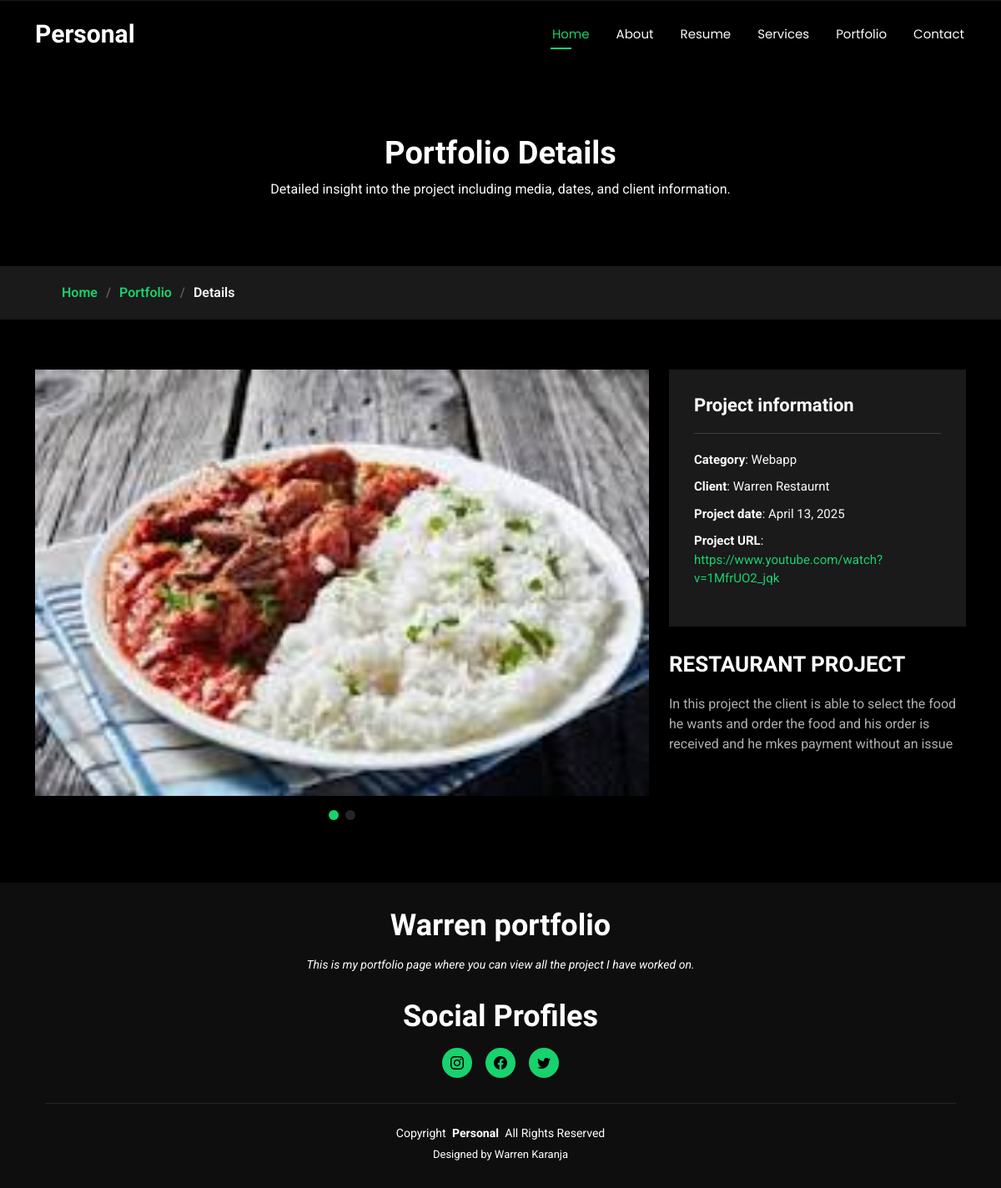
Page /details/1/ on the committed database.
### main/models.py (models this page shows, shortened)
class PortfolioImage(models.Model):
    image = models.ImageField(upload_to='portfolio/')

class PortfolioItem(models.Model):
    title = models.CharField(max_length=200)
    description = models.TextField()
    category = models.CharField(max_length=100)
    client = models.CharField(max_length=100, default="Default Client")
    project_date = models.DateField(default=timezone.now)
    project_url = models.URLField()
    images = models.ManyToManyField('PortfolioImage')

class SocialProfile(models.Model):
    name = models.CharField(max_length=50)
    url = models.URLField()
    icon_class = models.CharField(max_length=100)  # like 'bi bi-twitter-x'

### main/views.py (the view)
# urls.py: path('details/<int:pk>/', views.portfolio_details, name='portfolio_details'),
def portfolio_details(request, pk):
    item = get_object_or_404(PortfolioItem, pk=pk)
    return render(request, 'portfolio-details.html', {'item': item})

### main/context_processors.py (called while the page is built)
def social_profiles(request):
    profiles = SocialProfile.objects.all()
    return {'social_profiles': profiles}

### main/templates/portfolio-details.html (shortened to what this page needs)
{% extends 'base.html' %}
{% load static %}
{% block content %}
<main class="main">
  <div class="page-title" data-aos="fade">
    <div class="heading">
      <div class="container">
        <div class="row d-flex justify-content-center text-center">
          <div class="col-lg-8">
            <h1>Portfolio Details</h1>
            <p class="mb-0">Detailed insight into the project including media, dates, and client information.</p>
          </div>
        </div>
      </div>
    </div>
    <nav class="breadcrumbs">
      <div class="container">
        <ol>
          <li><a href="{% url 'home' %}">Home</a></li>
          <li><a href="{% url 'portfolio' %}">Portfolio</a></li>
          <li class="current">Details</li>
        </ol>
      </div>
    </nav>
  </div>
  <section id="portfolio-details" class="portfolio-details section">
    <div class="container" data-aos="fade-up" data-aos-delay="100">
      <div class="row gy-4">
        <div class="col-lg-8">
          <div class="portfolio-details-slider swiper init-swiper">
            <div class="swiper-wrapper align-items-center">
              {% for image in item.images.all %}
              <div class="swiper-slide">
                <img src="{{ image.image.url }}" alt="">
              </div>
              {% endfor %}
            </div>
            <div class="swiper-pagination"></div>
          </div>
        </div>
        <div class="col-lg-4">
          <div class="portfolio-info" data-aos="fade-up" data-aos-delay="200">
            <h3>Project information</h3>
            <ul>
              <li><strong>Category</strong>: {{ item.category }}</li>
              <li><strong>Client</strong>: {{ item.client }}</li>
              <li><strong>Project date</strong>: {{ item.project_date }}</li>
              <li><strong>Project URL</strong>: <a href="{{ item.project_url }}">{{ item.project_url }}</a></li>
            </ul>
          </div>
          <div class="portfolio-description" data-aos="fade-up" data-aos-delay="300">
            <h2>{{ item.title }}</h2>
            <p>{{ item.description }}</p>
          </div>
        </div>
      </div>
    </div>
  </section>
</main>
{% endblock %}

### main/templates/base.html (shortened to what this page needs)
{% load static %}
<!DOCTYPE html>
<html lang="en">
<head>
  <link href="{% static 'vendor/bootstrap/css/bootstrap.min.css' %}" rel="stylesheet">
  <link href="{% static 'vendor/bootstrap-icons/bootstrap-icons.css' %}" rel="stylesheet">
  <link href="{% static 'assets/vendor/aos/aos.css' %}" rel="stylesheet">
  <link href="{% static 'vendor/swiper/swiper-bundle.min.css' %}" rel="stylesheet">
  <link href="{% static 'vendor/glightbox/css/glightbox.min.css' %}" rel="stylesheet">
  <link href="{% static 'css/main.css' %}" rel="stylesheet">
</head>
<body class="index-page">
  <header id="header" class="header d-flex align-items-center fixed-top">
    <div class="container-fluid container-xl position-relative d-flex align-items-center justify-content-between">
      <a href="{% url 'home' %}" class="logo d-flex align-items-center">
        <h1 class="sitename">Personal</h1>
      </a>
      <nav id="navmenu" class="navmenu">
        <ul>
          <li><a href="{% url 'home' %}" class="active">Home</a></li>
          <li><a href="{% url 'about' %}">About</a></li>
          <li><a href="{% url 'resume' %}">Resume</a></li>
          <li><a href="{% url 'services' %}">Services</a></li>
          <li><a href="{% url 'portfolio' %}">Portfolio</a></li>
          <li><a href="{% url 'contact' %}">Contact</a></li>
        </ul>
      </nav>
    </div>
  </header>
  {% block content %} {% endblock content %}
  <footer id="footer" class="footer dark-background">
    <div class="container">
      <h3 class="sitename">Warren portfolio</h3>
      <p>This is my portfolio page where you can view all the project I have worked on.</p>
      <div class="row">
        <div class="col-12">
            <h3 class="text-center mb-3">Social Profiles</h3>
            <div class="social-links d-flex justify-content-center">
                {% for profile in social_profiles %}
                    <a href="{{ profile.url }}" target="_blank" class="mx-2">
                        <i class="{{ profile.icon_class }}"></i>
                    </a>
                {% endfor %}
            </div>
        </div>
    </div>
      <div class="container">
        <div class="copyright">
          <span>Copyright</span> <strong class="px-1 sitename">Personal</strong> <span>All Rights Reserved</span>
        </div>
        <div class="credits">
          Designed by Warren Karanja</a>
        </div>
      </div>
    </div>
  </footer>
</body>
</html>

### rows in the picture
PortfolioImage: image (picture)
PortfolioItem: category "Webapp", client "Warren Restaurnt", project_date "April 13, 2025", project_url "https://www.youtube.com/watch?v=1MfrUO2_jqk", title "RESTAURANT PROJECT", description "In this project the client is able to select the food he wants and order the food and his order is received and he mkes payment without an issue"
